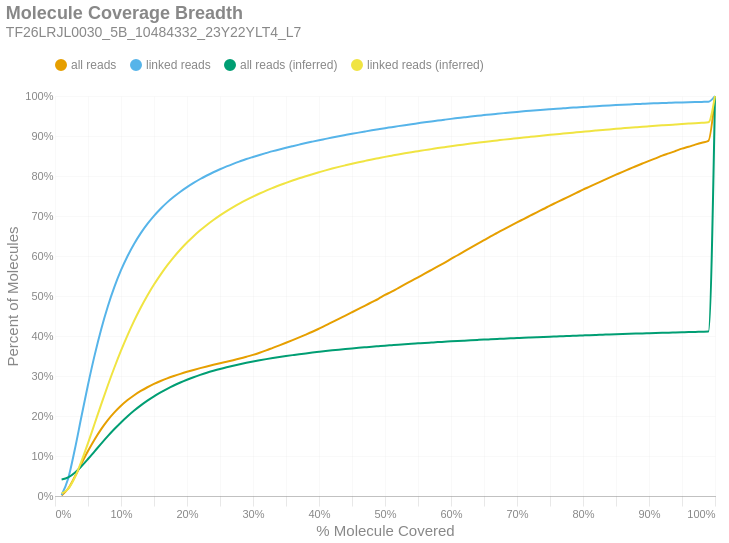

Write notebook code for a chart like this one.
### Markdown cell above
### Molecule Read Coverage
This chart shows molecule coverage breadth as computed by the number of bases aligned to that molecule. In other words, "*how much of each unique long molecule is actually sequenced/aligned?*" Keep in mind there is a distinction between sequences and alignments, since some sequences belonging to a particular molecule may not align well and wouldn't appear in the alignment data. This chart also shows molecule coverage breadth as computed by the *inferred fragment* from which the aligned sequences originate. Unlike read coverage, this calculation takes into account the total insert size, including unsequenced gaps between the forward and reverse reads. Like the previous figures, these are cumulative percents.

### Code cell
if SKIPLR:
    print_html(f"Skipped")
else:
    binned_df = consolidated_hist(valids['coverage_bp'], mask, 0.01, True)
    binned_df_inf = consolidated_hist(valids['coverage_inserts'], mask, 0.01, True)
    binned_df = binned_df.with_columns(pl.lit(binned_df_inf['all reads (cumsum)']).alias('all reads (inferred)'))
    binned_df = binned_df.with_columns(pl.lit(binned_df_inf['linked reads (cumsum)']).alias('linked reads (inferred)'))
    binned_df = binned_df.with_columns(
        (pl.col('bin').cast(pl.Float64) + 0.01).alias('right_edge')
    )

    with SafeRender(binned_df):
        (
            density_plot(binned_df, 'Molecule Coverage Breadth', samplename, 'molcov', ['all reads (inferred)','linked reads (inferred)'])
            .encode(
                #x=alt.X('bin:Q', title="% Molecule Covered").axis(format = '%').scale(padding=0),
                x=alt.X('right_edge:Q', title="% Molecule Covered").axis(format='%').scale(padding=0),
                y=alt.Y('value:Q', title='Percent of Molecules')
                    .axis(format='%')
                    .stack(False)
                    .scale(domainMin=0, padding=0),
                color=alt.Color("key:N").scale(domain = ["all reads", "linked reads", "all reads (inferred)", "linked reads (inferred)"]),
                tooltip = [
                    alt.Tooltip("key:N", title = "Data Type"),
                    alt.Tooltip("range_label:N", title="% Molecule Covered"),
                    alt.Tooltip("value:Q", format = ".2%", title="% Molecules")
                ]
            )
        ).display()

### Figure 1 — Vega-Lite specification as saved in the notebook (floating-point values rounded to 4 significant figures)
{"width": "container", "height": 400, "config": {"title": {"anchor": "start", "dy": -15, "fontSize": 18, "color": "#888888", "subtitleColor": "#888888", "subtitleFontSize": 14}, "arc": {"fill": "#0072B2"}, "axis": {"domainColor": "#888888", "domainWidth": 0.5, "gridWidth": 0.2, "grid": false, "titleFontWeight": 400, "titleFontSize": 15, "labelFontSize": 11, "labelColor": "#888888", "tickColor": "#888888", "tickWidth": 0.2, "titleColor": "#888888"}, "axisBand": {"grid": false}, "axisX": {"grid": true, "tickSize": 10, "domainCap": "round"}, "axisY": {"domain": false, "grid": true, "tickSize": 0, "domainCap": "round"}, "background": "transparent", "header": {"labelFontSize": 15, "labelColor": "#888888", "titleFontSize": 15, "titleFontWeight": 600, "titleColor": "#888888"}, "legend": {"labelFont": "sans-serif", "labelFontSize": 12, "labelColor": "#888888", "symbolSize": 100, "symbolType": "circle", "titleFontSize": 12, "titlePadding": 10, "titleColor": "#888888", "title": null, "orient": "top"}, "range": {"category": ["#E69F00", "#56B4E9", "#009E73", "#F0E442", "#0072B2", "#D55E00", "#CC79A7", "#000000"], "diverging": ["#cfe8f3", "#a2d4ec", "#73bfe2", "#46abdb", "#1696d2", "#12719e"]}, "area": {"fill": "#0072B2", "fillOpacity": 0.7, "line": true, "strokeOpacity": 0.7}, "line": {"color": "#0072B2", "stroke": "#0072B2", "strokeWidth": 2}, "trail": {"color": "#0072B2", "stroke": "#0072B2", "strokeWidth": 0, "size": 1}, "point": {"filled": true, "fillOpacity": 1.0, "size": 95}, "text": {"color": "#888888", "fontSize": 11, "align": "right", "fontWeight": 400, "size": 11}, "bar": {"fill": "#0072B2", "stroke": null}, "view": {"stroke": null, "continuousWidth": 660, "continuousHeight": 400}}, "data": {"name": "data-aed84b361c7eb5ebbd6b290db89965a9"}, "mark": {"type": "line", "interpolate": "monotone", "point": {"opacity": 0, "size": 275}}, "encoding": {"color": {"field": "key", "scale": {"domain": ["all reads", "linked reads", "all reads (inferred)", "linked reads (inferred)"]}, "type": "nominal"}, "tooltip": [{"field": "key", "title": "Data Type", "type": "nominal"}, {"field": "range_label", "title": "% Molecule Covered", "type": "nominal"}, {"field": "value", "format": ".2%", "title": "% Molecules", "type": "quantitative"}], "x": {"axis": {"format": "%"}, "field": "right_edge", "scale": {"padding": 0}, "title": "% Molecule Covered", "type": "quantitative"}, "y": {"axis": {"format": "%"}, "field": "value", "scale": {"domainMin": 0, "padding": 0}, "stack": false, "title": "Percent of Molecules", "type": "quantitative"}}, "params": [{"name": "param_c36ac31b6afebe62", "select": {"type": "point", "fields": ["key"]}, "bind": "legend"}], "title": {"text": "Molecule Coverage Breadth", "subtitle": "TF26LRJL0030_5B_10484332_23Y22YLT4_L7"}, "transform": [{"fold": ["all reads (cumsum)", "linked reads (cumsum)", "all reads (inferred)", "linked reads (inferred)"]}, {"calculate": "replace(datum.key, ' (cumsum)', '')", "as": "key"}, {"filter": {"param": "param_c36ac31b6afebe62"}}], "usermeta": {"embedOptions": {"downloadFileName": "TF26LRJL0030_5B_10484332_23Y22YLT4_L7.molcov"}}, "$schema": "https://vega.github.io/schema/vega-lite/v6.4.1.json", "datasets": {"data-aed84b361c7eb5ebbd6b290db89965a9": [{"bin": "0.0", "interval": "0.0-0.01", "all reads": 0.001408, "linked reads": 0.002598, "all reads (cumsum)": 0.001408, "linked reads (cumsum)": 0.002598, "range_label": "0.0-0.01", "all reads (inferred)": 0.04119, "linked reads (inferred)": 0.006746, "right_edge": 0.01}, {"bin": "0.01", "interval": "0.01-0.02", "all reads": 0.01731, "linked reads": 0.0412, "all reads (cumsum)": 0.01872, "linked reads (cumsum)": 0.0438, "range_label": "0.01-0.02", "all reads (inferred)": 0.04632, "linked reads (inferred)": 0.01794, "right_edge": 0.02}, {"bin": "0.02", "interval": "0.02-0.03", "all reads": 0.02932, "linked reads": 0.07246, "all reads (cumsum)": 0.04804, "linked reads (cumsum)": 0.1163, "range_label": "0.02-0.03", "all reads (inferred)": 0.05805, "linked reads (inferred)": 0.04633, "right_edge": 0.03}, {"bin": "0.03", "interval": "0.03-0.04", "all reads": 0.03254, "linked reads": 0.08169, "all reads (cumsum)": 0.08057, "linked reads (cumsum)": 0.1979, "range_label": "0.03-0.04", "all reads (inferred)": 0.07421, "linked reads (inferred)": 0.08641, "right_edge": 0.04}, {"bin": "0.04", "interval": "0.04-0.05", "all reads": 0.0318, "linked reads": 0.08021, "all reads (cumsum)": 0.1124, "linked reads (cumsum)": 0.2782, "range_label": "0.04-0.05", "all reads (inferred)": 0.0925, "linked reads (inferred)": 0.1321, "right_edge": 0.05}, {"bin": "0.05", "interval": "0.05-0.06", "all reads": 0.02909, "linked reads": 0.07344, "all reads (cumsum)": 0.1415, "linked reads (cumsum)": 0.3516, "range_label": "0.05-0.06", "all reads (inferred)": 0.1117, "linked reads (inferred)": 0.1806, "right_edge": 0.06}, {"bin": "0.06", "interval": "0.06-0.07", "all reads": 0.02587, "linked reads": 0.06544, "all reads (cumsum)": 0.1673, "linked reads (cumsum)": 0.417, "range_label": "0.06-0.07", "all reads (inferred)": 0.1309, "linked reads (inferred)": 0.2289, "right_edge": 0.07}, {"bin": "0.07", "interval": "0.07-0.08", "all reads": 0.02243, "linked reads": 0.05674, "all reads (cumsum)": 0.1898, "linked reads (cumsum)": 0.4738, "range_label": "0.07-0.08", "all reads (inferred)": 0.1496, "linked reads (inferred)": 0.2763, "right_edge": 0.08}, {"bin": "0.08", "interval": "0.08-0.09", "all reads": 0.01931, "linked reads": 0.04891, "all reads (cumsum)": 0.2091, "linked reads (cumsum)": 0.5227, "range_label": "0.08-0.09", "all reads (inferred)": 0.1673, "linked reads (inferred)": 0.3212, "right_edge": 0.09}, {"bin": "0.09", "interval": "0.09-0.1", "all reads": 0.01652, "linked reads": 0.04173, "all reads (cumsum)": 0.2256, "linked reads (cumsum)": 0.5644, "range_label": "0.09-0.1", "all reads (inferred)": 0.184, "linked reads (inferred)": 0.3633, "right_edge": 0.1}, {"bin": "0.1", "interval": "0.1-0.11", "all reads": 0.01418, "linked reads": 0.03572, "all reads (cumsum)": 0.2398, "linked reads (cumsum)": 0.6001, "range_label": "0.1-0.11", "all reads (inferred)": 0.1994, "linked reads (inferred)": 0.4023, "right_edge": 0.11}, {"bin": "0.11", "interval": "0.11-0.12", "all reads": 0.01222, "linked reads": 0.03062, "all reads (cumsum)": 0.252, "linked reads (cumsum)": 0.6308, "range_label": "0.11-0.12", "all reads (inferred)": 0.2136, "linked reads (inferred)": 0.4385, "right_edge": 0.12}, {"bin": "0.12", "interval": "0.12-0.13", "all reads": 0.01059, "linked reads": 0.02638, "all reads (cumsum)": 0.2626, "linked reads (cumsum)": 0.6571, "range_label": "0.12-0.13", "all reads (inferred)": 0.2266, "linked reads (inferred)": 0.4714, "right_edge": 0.13}, {"bin": "0.13", "interval": "0.13-0.14", "all reads": 0.009289, "linked reads": 0.02299, "all reads (cumsum)": 0.2719, "linked reads (cumsum)": 0.6801, "range_label": "0.13-0.14", "all reads (inferred)": 0.2384, "linked reads (inferred)": 0.5014, "right_edge": 0.14}, {"bin": "0.14", "interval": "0.14-0.15", "all reads": 0.008226, "linked reads": 0.02021, "all reads (cumsum)": 0.2801, "linked reads (cumsum)": 0.7003, "range_label": "0.14-0.15", "all reads (inferred)": 0.2492, "linked reads (inferred)": 0.5287, "right_edge": 0.15}, {"bin": "0.15", "interval": "0.15-0.16", "all reads": 0.007353, "linked reads": 0.01789, "all reads (cumsum)": 0.2875, "linked reads (cumsum)": 0.7182, "range_label": "0.15-0.16", "all reads (inferred)": 0.259, "linked reads (inferred)": 0.5536, "right_edge": 0.16}, {"bin": "0.16", "interval": "0.16-0.17", "all reads": 0.006595, "linked reads": 0.01581, "all reads (cumsum)": 0.294, "linked reads (cumsum)": 0.734, "range_label": "0.16-0.17", "all reads (inferred)": 0.2681, "linked reads (inferred)": 0.5765, "right_edge": 0.17}, {"bin": "0.17", "interval": "0.17-0.18", "all reads": 0.005878, "linked reads": 0.01391, "all reads (cumsum)": 0.2999, "linked reads (cumsum)": 0.748, "range_label": "0.17-0.18", "all reads (inferred)": 0.2763, "linked reads (inferred)": 0.5973, "right_edge": 0.18}, {"bin": "0.18", "interval": "0.18-0.19", "all reads": 0.005507, "linked reads": 0.01279, "all reads (cumsum)": 0.3054, "linked reads (cumsum)": 0.7607, "range_label": "0.18-0.19", "all reads (inferred)": 0.2838, "linked reads (inferred)": 0.6163, "right_edge": 0.19}, {"bin": "0.19", "interval": "0.19-0.2", "all reads": 0.005082, "linked reads": 0.01154, "all reads (cumsum)": 0.3105, "linked reads (cumsum)": 0.7723, "range_label": "0.19-0.2", "all reads (inferred)": 0.2907, "linked reads (inferred)": 0.6336, "right_edge": 0.2}, {"bin": "0.2", "interval": "0.2-0.21", "all reads": 0.004674, "linked reads": 0.01047, "all reads (cumsum)": 0.3152, "linked reads (cumsum)": 0.7827, "range_label": "0.2-0.21", "all reads (inferred)": 0.2969, "linked reads (inferred)": 0.6495, "right_edge": 0.21}, {"bin": "0.21", "interval": "0.21-0.22", "all reads": 0.004458, "linked reads": 0.009757, "all reads (cumsum)": 0.3196, "linked reads (cumsum)": 0.7925, "range_label": "0.21-0.22", "all reads (inferred)": 0.3027, "linked reads (inferred)": 0.6641, "right_edge": 0.22}, {"bin": "0.22", "interval": "0.22-0.23", "all reads": 0.00422, "linked reads": 0.008745, "all reads (cumsum)": 0.3239, "linked reads (cumsum)": 0.8012, "range_label": "0.22-0.23", "all reads (inferred)": 0.3081, "linked reads (inferred)": 0.6776, "right_edge": 0.23}, {"bin": "0.23", "interval": "0.23-0.24", "all reads": 0.004082, "linked reads": 0.008128, "all reads (cumsum)": 0.3279, "linked reads (cumsum)": 0.8094, "range_label": "0.23-0.24", "all reads (inferred)": 0.3129, "linked reads (inferred)": 0.6899, "right_edge": 0.24}, {"bin": "0.24", "interval": "0.24-0.25", "all reads": 0.003994, "linked reads": 0.007595, "all reads (cumsum)": 0.3319, "linked reads (cumsum)": 0.817, "range_label": "0.24-0.25", "all reads (inferred)": 0.3175, "linked reads (inferred)": 0.7015, "right_edge": 0.25}, {"bin": "0.25", "interval": "0.25-0.26", "all reads": 0.003831, "linked reads": 0.007031, "all reads (cumsum)": 0.3358, "linked reads (cumsum)": 0.824, "range_label": "0.25-0.26", "all reads (inferred)": 0.3218, "linked reads (inferred)": 0.7122, "right_edge": 0.26}, {"bin": "0.26", "interval": "0.26-0.27", "all reads": 0.003844, "linked reads": 0.006472, "all reads (cumsum)": 0.3396, "linked reads (cumsum)": 0.8305, "range_label": "0.26-0.27", "all reads (inferred)": 0.3258, "linked reads (inferred)": 0.7222, "right_edge": 0.27}, {"bin": "0.27", "interval": "0.27-0.28", "all reads": 0.004079, "linked reads": 0.006085, "all reads (cumsum)": 0.3437, "linked reads (cumsum)": 0.8366, "range_label": "0.27-0.28", "all reads (inferred)": 0.3295, "linked reads (inferred)": 0.7316, "right_edge": 0.28}, {"bin": "0.28", "interval": "0.28-0.29", "all reads": 0.004404, "linked reads": 0.005799, "all reads (cumsum)": 0.3481, "linked reads (cumsum)": 0.8424, "range_label": "0.28-0.29", "all reads (inferred)": 0.3329, "linked reads (inferred)": 0.7403, "right_edge": 0.29}, {"bin": "0.29", "interval": "0.29-0.3", "all reads": 0.004693, "linked reads": 0.0052, "all reads (cumsum)": 0.3528, "linked reads (cumsum)": 0.8476, "range_label": "0.29-0.3", "all reads (inferred)": 0.3362, "linked reads (inferred)": 0.7485, "right_edge": 0.3}, {"bin": "0.3", "interval": "0.3-0.31", "all reads": 0.005329, "linked reads": 0.00503, "all reads (cumsum)": 0.3581, "linked reads (cumsum)": 0.8526, "range_label": "0.3-0.31", "all reads (inferred)": 0.3393, "linked reads (inferred)": 0.7562, "right_edge": 0.31}, {"bin": "0.31", "interval": "0.31-0.32", "all reads": 0.005871, "linked reads": 0.004818, "all reads (cumsum)": 0.364, "linked reads (cumsum)": 0.8574, "range_label": "0.31-0.32", "all reads (inferred)": 0.3422, "linked reads (inferred)": 0.7635, "right_edge": 0.32}, {"bin": "0.32", "interval": "0.32-0.33", "all reads": 0.00629, "linked reads": 0.004723, "all reads (cumsum)": 0.3703, "linked reads (cumsum)": 0.8621, "range_label": "0.32-0.33", "all reads (inferred)": 0.3449, "linked reads (inferred)": 0.7703, "right_edge": 0.33}, {"bin": "0.33", "interval": "0.33-0.34", "all reads": 0.006254, "linked reads": 0.004336, "all reads (cumsum)": 0.3765, "linked reads (cumsum)": 0.8665, "range_label": "0.33-0.34", "all reads (inferred)": 0.3475, "linked reads (inferred)": 0.7769, "right_edge": 0.34}, {"bin": "0.34", "interval": "0.34-0.35", "all reads": 0.006462, "linked reads": 0.004126, "all reads (cumsum)": 0.383, "linked reads (cumsum)": 0.8706, "range_label": "0.34-0.35", "all reads (inferred)": 0.3498, "linked reads (inferred)": 0.7828, "right_edge": 0.35}, {"bin": "0.35", "interval": "0.35-0.36", "all reads": 0.006615, "linked reads": 0.003977, "all reads (cumsum)": 0.3896, "linked reads (cumsum)": 0.8746, "range_label": "0.35-0.36", "all reads (inferred)": 0.3522, "linked reads (inferred)": 0.7886, "right_edge": 0.36}, {"bin": "0.36", "interval": "0.36-0.37", "all reads": 0.006767, "linked reads": 0.003911, "all reads (cumsum)": 0.3964, "linked reads (cumsum)": 0.8785, "range_label": "0.36-0.37", "all reads (inferred)": 0.3544, "linked reads (inferred)": 0.7943, "right_edge": 0.37}, {"bin": "0.37", "interval": "0.37-0.38", "all reads": 0.007017, "linked reads": 0.003834, "all reads (cumsum)": 0.4034, "linked reads (cumsum)": 0.8823, "range_label": "0.37-0.38", "all reads (inferred)": 0.3565, "linked reads (inferred)": 0.7996, "right_edge": 0.38}, {"bin": "0.38", "interval": "0.38-0.39", "all reads": 0.007228, "linked reads": 0.00358, "all reads (cumsum)": 0.4106, "linked reads (cumsum)": 0.8859, "range_label": "0.38-0.39", "all reads (inferred)": 0.3585, "linked reads (inferred)": 0.8045, "right_edge": 0.39}, {"bin": "0.39", "interval": "0.39-0.4", "all reads": 0.007731, "linked reads": 0.003487, "all reads (cumsum)": 0.4184, "linked reads (cumsum)": 0.8894, "range_label": "0.39-0.4", "all reads (inferred)": 0.3605, "linked reads (inferred)": 0.8094, "right_edge": 0.4}, {"bin": "0.4", "interval": "0.4-0.41", "all reads": 0.007973, "linked reads": 0.0034, "all reads (cumsum)": 0.4263, "linked reads (cumsum)": 0.8928, "range_label": "0.4-0.41", "all reads (inferred)": 0.3623, "linked reads (inferred)": 0.8141, "right_edge": 0.41}, {"bin": "0.41", "interval": "0.41-0.42", "all reads": 0.00838, "linked reads": 0.003425, "all reads (cumsum)": 0.4347, "linked reads (cumsum)": 0.8962, "range_label": "0.41-0.42", "all reads (inferred)": 0.3641, "linked reads (inferred)": 0.8185, "right_edge": 0.42}, {"bin": "0.42", "interval": "0.42-0.43", "all reads": 0.008282, "linked reads": 0.003212, "all reads (cumsum)": 0.443, "linked reads (cumsum)": 0.8994, "range_label": "0.42-0.43", "all reads (inferred)": 0.3658, "linked reads (inferred)": 0.8228, "right_edge": 0.43}, {"bin": "0.43", "interval": "0.43-0.44", "all reads": 0.008153, "linked reads": 0.003101, "all reads (cumsum)": 0.4511, "linked reads (cumsum)": 0.9025, "range_label": "0.43-0.44", "all reads (inferred)": 0.3674, "linked reads (inferred)": 0.8267, "right_edge": 0.44}, {"bin": "0.44", "interval": "0.44-0.45", "all reads": 0.008248, "linked reads": 0.003045, "all reads (cumsum)": 0.4594, "linked reads (cumsum)": 0.9056, "range_label": "0.44-0.45", "all reads (inferred)": 0.3689, "linked reads (inferred)": 0.8306, "right_edge": 0.45}, {"bin": "0.45", "interval": "0.45-0.46", "all reads": 0.008292, "linked reads": 0.002891, "all reads (cumsum)": 0.4677, "linked reads (cumsum)": 0.9085, "range_label": "0.45-0.46", "all reads (inferred)": 0.3704, "linked reads (inferred)": 0.8343, "right_edge": 0.46}, {"bin": "0.46", "interval": "0.46-0.47", "all reads": 0.00833, "linked reads": 0.002849, "all reads (cumsum)": 0.476, "linked reads (cumsum)": 0.9113, "range_label": "0.46-0.47", "all reads (inferred)": 0.3718, "linked reads (inferred)": 0.8378, "right_edge": 0.47}, {"bin": "0.47", "interval": "0.47-0.48", "all reads": 0.008669, "linked reads": 0.002816, "all reads (cumsum)": 0.4847, "linked reads (cumsum)": 0.9141, "range_label": "0.47-0.48", "all reads (inferred)": 0.3732, "linked reads (inferred)": 0.8412, "right_edge": 0.48}, {"bin": "0.48", "interval": "0.48-0.49", "all reads": 0.008432, "linked reads": 0.002742, "all reads (cumsum)": 0.4931, "linked reads (cumsum)": 0.9169, "range_label": "0.48-0.49", "all reads (inferred)": 0.3745, "linked reads (inferred)": 0.8445, "right_edge": 0.49}, {"bin": "0.49", "interval": "0.49-0.5", "all reads": 0.009457, "linked reads": 0.002697, "all reads (cumsum)": 0.5026, "linked reads (cumsum)": 0.9196, "range_label": "0.49-0.5", "all reads (inferred)": 0.3759, "linked reads (inferred)": 0.8478, "right_edge": 0.5}, {"bin": "0.5", "interval": "0.5-0.51", "all reads": 0.008161, "linked reads": 0.002524, "all reads (cumsum)": 0.5107, "linked reads (cumsum)": 0.9221, "range_label": "0.5-0.51", "all reads (inferred)": 0.3771, "linked reads (inferred)": 0.8508, "right_edge": 0.51}, {"bin": "0.51", "interval": "0.51-0.52", "all reads": 0.009165, "linked reads": 0.002601, "all reads (cumsum)": 0.5199, "linked reads (cumsum)": 0.9247, "range_label": "0.51-0.52", "all reads (inferred)": 0.3783, "linked reads (inferred)": 0.8538, "right_edge": 0.52}, {"bin": "0.52", "interval": "0.52-0.53", "all reads": 0.00888, "linked reads": 0.002481, "all reads (cumsum)": 0.5288, "linked reads (cumsum)": 0.9272, "range_label": "0.52-0.53", "all reads (inferred)": 0.3794, "linked reads (inferred)": 0.8566, "right_edge": 0.53}, {"bin": "0.53", "interval": "0.53-0.54", "all reads": 0.009071, "linked reads": 0.002415, "all reads (cumsum)": 0.5378, "linked reads (cumsum)": 0.9296, "range_label": "0.53-0.54", "all reads (inferred)": 0.3805, "linked reads (inferred)": 0.8594, "right_edge": 0.54}, {"bin": "0.54", "interval": "0.54-0.55", "all reads": 0.008841, "linked reads": 0.002309, "all reads (cumsum)": 0.5467, "linked reads (cumsum)": 0.9319, "range_label": "0.54-0.55", "all reads (inferred)": 0.3816, "linked reads (inferred)": 0.862, "right_edge": 0.55}, {"bin": "0.55", "interval": "0.55-0.56", "all reads": 0.009162, "linked reads": 0.002349, "all reads (cumsum)": 0.5559, "linked reads (cumsum)": 0.9342, "range_label": "0.55-0.56", "all reads (inferred)": 0.3827, "linked reads (inferred)": 0.8647, "right_edge": 0.56}, {"bin": "0.56", "interval": "0.56-0.57", "all reads": 0.009, "linked reads": 0.002231, "all reads (cumsum)": 0.5649, "linked reads (cumsum)": 0.9365, "range_label": "0.56-0.57", "all reads (inferred)": 0.3837, "linked reads (inferred)": 0.8672, "right_edge": 0.57}, {"bin": "0.57", "interval": "0.57-0.58", "all reads": 0.008938, "linked reads": 0.002092, "all reads (cumsum)": 0.5738, "linked reads (cumsum)": 0.9386, "range_label": "0.57-0.58", "all reads (inferred)": 0.3847, "linked reads (inferred)": 0.8697, "right_edge": 0.58}, {"bin": "0.58", "interval": "0.58-0.59", "all reads": 0.009238, "linked reads": 0.002168, "all reads (cumsum)": 0.583, "linked reads (cumsum)": 0.9407, "range_label": "0.58-0.59", "all reads (inferred)": 0.3857, "linked reads (inferred)": 0.8721, "right_edge": 0.59}, {"bin": "0.59", "interval": "0.59-0.6", "all reads": 0.009539, "linked reads": 0.002103, "all reads (cumsum)": 0.5926, "linked reads (cumsum)": 0.9428, "range_label": "0.59-0.6", "all reads (inferred)": 0.3866, "linked reads (inferred)": 0.8745, "right_edge": 0.6}, {"bin": "0.6", "interval": "0.6-0.61", "all reads": 0.009289, "linked reads": 0.001942, "all reads (cumsum)": 0.6019, "linked reads (cumsum)": 0.9448, "range_label": "0.6-0.61", "all reads (inferred)": 0.3876, "linked reads (inferred)": 0.8768, "right_edge": 0.61}, {"bin": "0.61", "interval": "0.61-0.62", "all reads": 0.009669, "linked reads": 0.001949, "all reads (cumsum)": 0.6115, "linked reads (cumsum)": 0.9467, "range_label": "0.61-0.62", "all reads (inferred)": 0.3884, "linked reads (inferred)": 0.8789, "right_edge": 0.62}, {"bin": "0.62", "interval": "0.62-0.63", "all reads": 0.009489, "linked reads": 0.001927, "all reads (cumsum)": 0.621, "linked reads (cumsum)": 0.9486, "range_label": "0.62-0.63", "all reads (inferred)": 0.3893, "linked reads (inferred)": 0.8811, "right_edge": 0.63}, {"bin": "0.63", "interval": "0.63-0.64", "all reads": 0.009331, "linked reads": 0.00185, "all reads (cumsum)": 0.6303, "linked reads (cumsum)": 0.9505, "range_label": "0.63-0.64", "all reads (inferred)": 0.3902, "linked reads (inferred)": 0.8832, "right_edge": 0.64}, {"bin": "0.64", "interval": "0.64-0.65", "all reads": 0.009148, "linked reads": 0.001709, "all reads (cumsum)": 0.6395, "linked reads (cumsum)": 0.9522, "range_label": "0.64-0.65", "all reads (inferred)": 0.391, "linked reads (inferred)": 0.8852, "right_edge": 0.65}, {"bin": "0.65", "interval": "0.65-0.66", "all reads": 0.009389, "linked reads": 0.001763, "all reads (cumsum)": 0.6489, "linked reads (cumsum)": 0.954, "range_label": "0.65-0.66", "all reads (inferred)": 0.3918, "linked reads (inferred)": 0.8871, "right_edge": 0.66}, {"bin": "0.66", "interval": "0.66-0.67", "all reads": 0.008788, "linked reads": 0.001629, "all reads (cumsum)": 0.6577, "linked reads (cumsum)": 0.9556, "range_label": "0.66-0.67", "all reads (inferred)": 0.3926, "linked reads (inferred)": 0.889, "right_edge": 0.67}, {"bin": "0.67", "interval": "0.67-0.68", "all reads": 0.009023, "linked reads": 0.001594, "all reads (cumsum)": 0.6667, "linked reads (cumsum)": 0.9572, "range_label": "0.67-0.68", "all reads (inferred)": 0.3933, "linked reads (inferred)": 0.8909, "right_edge": 0.68}, {"bin": "0.68", "interval": "0.68-0.69", "all reads": 0.00868, "linked reads": 0.001577, "all reads (cumsum)": 0.6754, "linked reads (cumsum)": 0.9588, "range_label": "0.68-0.69", "all reads (inferred)": 0.3941, "linked reads (inferred)": 0.8927, "right_edge": 0.69}, {"bin": "0.69", "interval": "0.69-0.7", "all reads": 0.008639, "linked reads": 0.001502, "all reads (cumsum)": 0.684, "linked reads (cumsum)": 0.9603, "range_label": "0.69-0.7", "all reads (inferred)": 0.3948, "linked reads (inferred)": 0.8945, "right_edge": 0.7}, {"bin": "0.7", "interval": "0.7-0.71", "all reads": 0.008321, "linked reads": 0.00141, "all reads (cumsum)": 0.6923, "linked reads (cumsum)": 0.9617, "range_label": "0.7-0.71", "all reads (inferred)": 0.3955, "linked reads (inferred)": 0.8963, "right_edge": 0.71}, {"bin": "0.71", "interval": "0.71-0.72", "all reads": 0.008463, "linked reads": 0.001415, "all reads (cumsum)": 0.7008, "linked reads (cumsum)": 0.9631, "range_label": "0.71-0.72", "all reads (inferred)": 0.3962, "linked reads (inferred)": 0.898, "right_edge": 0.72}, {"bin": "0.72", "interval": "0.72-0.73", "all reads": 0.008471, "linked reads": 0.001351, "all reads (cumsum)": 0.7093, "linked reads (cumsum)": 0.9644, "range_label": "0.72-0.73", "all reads (inferred)": 0.3969, "linked reads (inferred)": 0.8996, "right_edge": 0.73}, {"bin": "0.73", "interval": "0.73-0.74", "all reads": 0.008233, "linked reads": 0.001306, "all reads (cumsum)": 0.7175, "linked reads (cumsum)": 0.9657, "range_label": "0.73-0.74", "all reads (inferred)": 0.3976, "linked reads (inferred)": 0.9013, "right_edge": 0.74}, {"bin": "0.74", "interval": "0.74-0.75", "all reads": 0.008503, "linked reads": 0.001226, "all reads (cumsum)": 0.726, "linked reads (cumsum)": 0.967, "range_label": "0.74-0.75", "all reads (inferred)": 0.3982, "linked reads (inferred)": 0.9029, "right_edge": 0.75}, {"bin": "0.75", "interval": "0.75-0.76", "all reads": 0.007949, "linked reads": 0.001196, "all reads (cumsum)": 0.734, "linked reads (cumsum)": 0.9682, "range_label": "0.75-0.76", "all reads (inferred)": 0.3989, "linked reads (inferred)": 0.9044, "right_edge": 0.76}, {"bin": "0.76", "interval": "0.76-0.77", "all reads": 0.007976, "linked reads": 0.001143, "all reads (cumsum)": 0.7419, "linked reads (cumsum)": 0.9693, "range_label": "0.76-0.77", "all reads (inferred)": 0.3995, "linked reads (inferred)": 0.906, "right_edge": 0.77}, {"bin": "0.77", "interval": "0.77-0.78", "all reads": 0.007868, "linked reads": 0.001137, "all reads (cumsum)": 0.7498, "linked reads (cumsum)": 0.9704, "range_label": "0.77-0.78", "all reads (inferred)": 0.4001, "linked reads (inferred)": 0.9075, "right_edge": 0.78}, {"bin": "0.78", "interval": "0.78-0.79", "all reads": 0.007895, "linked reads": 0.001057, "all reads (cumsum)": 0.7577, "linked reads (cumsum)": 0.9715, "range_label": "0.78-0.79", "all reads (inferred)": 0.4008, "linked reads (inferred)": 0.9091, "right_edge": 0.79}, {"bin": "0.79", "interval": "0.79-0.8", "all reads": 0.008194, "linked reads": 0.001111, "all reads (cumsum)": 0.7659, "linked reads (cumsum)": 0.9726, "range_label": "0.79-0.8", "all reads (inferred)": 0.4014, "linked reads (inferred)": 0.9106, "right_edge": 0.8}, {"bin": "0.8", "interval": "0.8-0.81", "all reads": 0.007501, "linked reads": 0.0009975, "all reads (cumsum)": 0.7734, "linked reads (cumsum)": 0.9736, "range_label": "0.8-0.81", "all reads (inferred)": 0.402, "linked reads (inferred)": 0.9121, "right_edge": 0.81}, {"bin": "0.81", "interval": "0.81-0.82", "all reads": 0.007567, "linked reads": 0.0009882, "all reads (cumsum)": 0.781, "linked reads (cumsum)": 0.9746, "range_label": "0.81-0.82", "all reads (inferred)": 0.4026, "linked reads (inferred)": 0.9136, "right_edge": 0.82}, {"bin": "0.82", "interval": "0.82-0.83", "all reads": 0.007683, "linked reads": 0.0009367, "all reads (cumsum)": 0.7886, "linked reads (cumsum)": 0.9755, "range_label": "0.82-0.83", "all reads (inferred)": 0.4032, "linked reads (inferred)": 0.9151, "right_edge": 0.83}, {"bin": "0.83", "interval": "0.83-0.84", "all reads": 0.007403, "linked reads": 0.0009046, "all reads (cumsum)": 0.796, "linked reads (cumsum)": 0.9764, "range_label": "0.83-0.84", "all reads (inferred)": 0.4038, "linked reads (inferred)": 0.9165, "right_edge": 0.84}, {"bin": "0.84", "interval": "0.84-0.85", "all reads": 0.007223, "linked reads": 0.0008767, "all reads (cumsum)": 0.8033, "linked reads (cumsum)": 0.9773, "range_label": "0.84-0.85", "all reads (inferred)": 0.4044, "linked reads (inferred)": 0.9179, "right_edge": 0.85}, {"bin": "0.85", "interval": "0.85-0.86", "all reads": 0.007221, "linked reads": 0.0008412, "all reads (cumsum)": 0.8105, "linked reads (cumsum)": 0.9782, "range_label": "0.85-0.86", "all reads (inferred)": 0.4049, "linked reads (inferred)": 0.9192, "right_edge": 0.86}, {"bin": "0.86", "interval": "0.86-0.87", "all reads": 0.006936, "linked reads": 0.0007889, "all reads (cumsum)": 0.8174, "linked reads (cumsum)": 0.9789, "range_label": "0.86-0.87", "all reads (inferred)": 0.4054, "linked reads (inferred)": 0.9205, "right_edge": 0.87}, {"bin": "0.87", "interval": "0.87-0.88", "all reads": 0.007, "linked reads": 0.0007677, "all reads (cumsum)": 0.8244, "linked reads (cumsum)": 0.9797, "range_label": "0.87-0.88", "all reads (inferred)": 0.406, "linked reads (inferred)": 0.9219, "right_edge": 0.88}, {"bin": "0.88", "interval": "0.88-0.89", "all reads": 0.006716, "linked reads": 0.0007036, "all reads (cumsum)": 0.8311, "linked reads (cumsum)": 0.9804, "range_label": "0.88-0.89", "all reads (inferred)": 0.4065, "linked reads (inferred)": 0.9232, "right_edge": 0.89}, {"bin": "0.89", "interval": "0.89-0.9", "all reads": 0.006737, "linked reads": 0.0007044, "all reads (cumsum)": 0.8379, "linked reads (cumsum)": 0.9811, "range_label": "0.89-0.9", "all reads (inferred)": 0.407, "linked reads (inferred)": 0.9244, "right_edge": 0.9}, {"bin": "0.9", "interval": "0.9-0.91", "all reads": 0.00615, "linked reads": 0.0006073, "all reads (cumsum)": 0.844, "linked reads (cumsum)": 0.9817, "range_label": "0.9-0.91", "all reads (inferred)": 0.4075, "linked reads (inferred)": 0.9255, "right_edge": 0.91}, {"bin": "0.91", "interval": "0.91-0.92", "all reads": 0.006816, "linked reads": 0.0006081, "all reads (cumsum)": 0.8508, "linked reads (cumsum)": 0.9823, "range_label": "0.91-0.92", "all reads (inferred)": 0.4079, "linked reads (inferred)": 0.9267, "right_edge": 0.92}, {"bin": "0.92", "interval": "0.92-0.93", "all reads": 0.005625, "linked reads": 0.0005456, "all reads (cumsum)": 0.8565, "linked reads (cumsum)": 0.9829, "range_label": "0.92-0.93", "all reads (inferred)": 0.4084, "linked reads (inferred)": 0.9278, "right_edge": 0.93}, {"bin": "0.93", "interval": "0.93-0.94", "all reads": 0.00589, "linked reads": 0.0005583, "all reads (cumsum)": 0.8624, "linked reads (cumsum)": 0.9834, "range_label": "0.93-0.94", "all reads (inferred)": 0.4088, "linked reads (inferred)": 0.9288, "right_edge": 0.94}, {"bin": "0.94", "interval": "0.94-0.95", "all reads": 0.005997, "linked reads": 0.0005, "all reads (cumsum)": 0.8684, "linked reads (cumsum)": 0.9839, "range_label": "0.94-0.95", "all reads (inferred)": 0.4093, "linked reads (inferred)": 0.9299, "right_edge": 0.95}, {"bin": "0.95", "interval": "0.95-0.96", "all reads": 0.004805, "linked reads": 0.0004493, "all reads (cumsum)": 0.8732, "linked reads (cumsum)": 0.9844, "range_label": "0.95-0.96", "all reads (inferred)": 0.4097, "linked reads (inferred)": 0.931, "right_edge": 0.96}, {"bin": "0.96", "interval": "0.96-0.97", "all reads": 0.005212, "linked reads": 0.0004324, "all reads (cumsum)": 0.8784, "linked reads (cumsum)": 0.9848, "range_label": "0.96-0.97", "all reads (inferred)": 0.4102, "linked reads (inferred)": 0.9321, "right_edge": 0.97}, {"bin": "0.97", "interval": "0.97-0.98", "all reads": 0.00496, "linked reads": 0.0004029, "all reads (cumsum)": 0.8833, "linked reads (cumsum)": 0.9852, "range_label": "0.97-0.98", "all reads (inferred)": 0.4106, "linked reads (inferred)": 0.933, "right_edge": 0.98}, {"bin": "0.98", "interval": "0.98-0.99", "all reads": 0.004536, "linked reads": 0.0003911, "all reads (cumsum)": 0.8879, "linked reads (cumsum)": 0.9856, "range_label": "0.98-0.99", "all reads (inferred)": 0.4111, "linked reads (inferred)": 0.9341, "right_edge": 0.99}, {"bin": "0.99", "interval": "0.99-1.0", "all reads": 0.1121, "linked reads": 0.01438, "all reads (cumsum)": 1.0, "linked reads (cumsum)": 1.0, "range_label": "0.99-1.0", "all reads (inferred)": 1.0, "linked reads (inferred)": 1.0, "right_edge": 1.0}]}}
